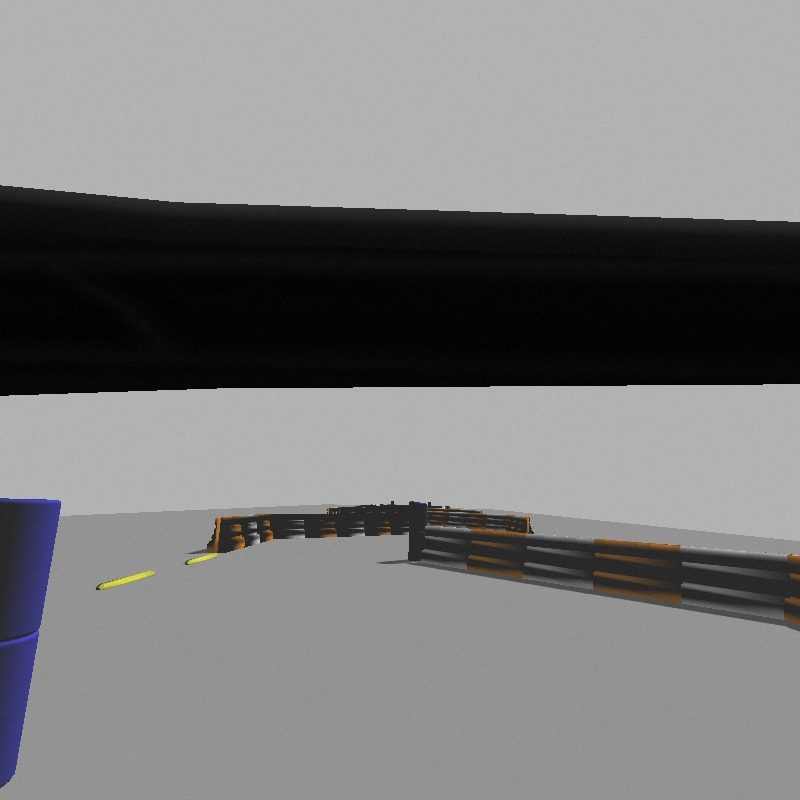
#> input picture Road/data/frame0000.jpg, 800 x 800 px; its folder holds only this picture in this run
$ python test.py   (Python 2 division)
#> lines starting #> are read from the running program, lines starting #| are printed output that depends on the picture; after the words box and inside, x2 and y2 are one past the last pixel; in counts of white or black regions, pixels touching at a corner belong together
# -*- coding: utf-8 -*-

import os
import numpy as np
import cv2

K_SIZE = 150
kernel = np.ones((K_SIZE, K_SIZE), np.uint8)
# kernel[K_SIZE / 2, :] = 1
# kernel[:, K_SIZE / 2] = 1

path = '../data/'

yield_walk = os.walk(path)
for files in yield_walk:
    files = files[2]

for img_name in files:
    print img_name + ': processing...'

    # img_name = 'frame0144.jpg'
    img = cv2.imread(path + img_name)
#> img is the input picture: shape (800, 800, 3); mean B, G, R 123.6, 123.2, 123.3

    # BGR, store blue plane firstly
    road_color = cv2.inRange(img, (130, 130, 130), (170, 170, 170))
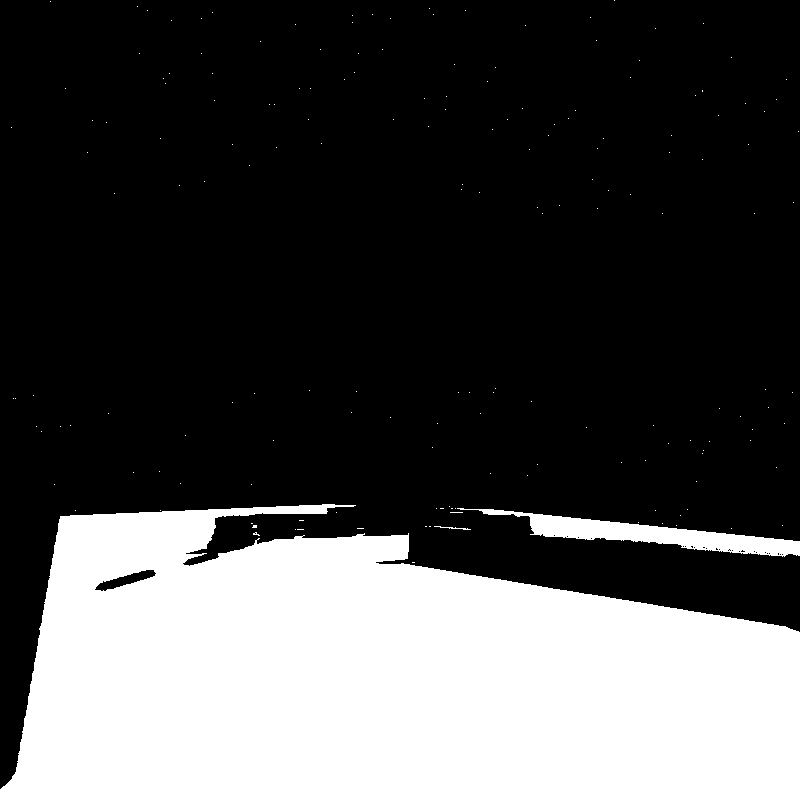
#> road_color: shape (800, 800); 29.2% white; 178 white regions (175 under 20 px), largest, box (x1, y1, x2, y2) and area: (0, 504, 800, 800) 181690, (457, 508, 800, 557) 5126, (434, 526, 471, 530) 46
    mark_color = cv2.inRange(img, (50, 130, 130), (90, 220, 220))
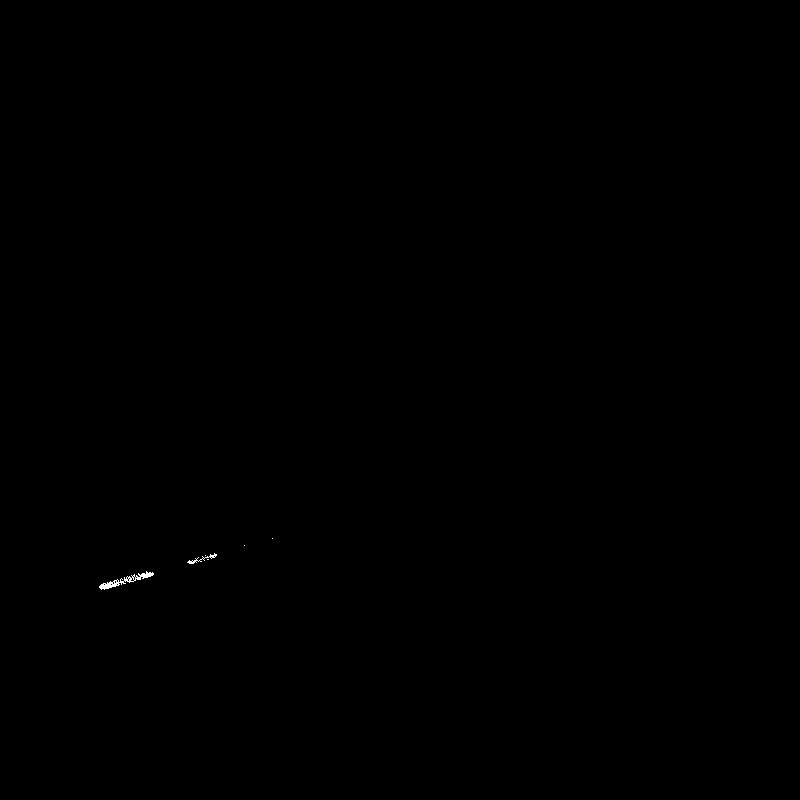
#> mark_color: shape (800, 800); 0.05% white in thin lines or dots, all inside (x1, y1, x2, y2) = (99, 538, 273, 590)

    # [10 lines of commented-out code are left out]
    edges = cv2.Canny(mark_color, 50, 150, apertureSize=3)
#> edges: shape (800, 800); 0.04% white in thin lines or dots, all inside (x1, y1, x2, y2) = (99, 537, 274, 590)
    lines = cv2.HoughLines(edges, 1, np.pi/180, 50)
#> lines = None
    # draw lines
    if lines is not None:
        for rho, theta in lines[0]:
            a = np.cos(theta)
            b = np.sin(theta)
            x0 = a * rho
            y0 = b * rho
            x1 = int(x0 + 1000 * (-b))
            y1 = int(y0 + 1000 * (a))
            x2 = int(x0 - 1000 * (-b))
            y2 = int(y0 - 1000 * (a))
            cv2.line(road_color, (x1, y1), (x2, y2), 0, 2)

    # flood fill
    h, w = img.shape[:2]
    mask = np.zeros((h+2, w+2), np.uint8)
    seed_pt = 500, 450
    cv2.floodFill(road_color, mask, seed_pt, 127)
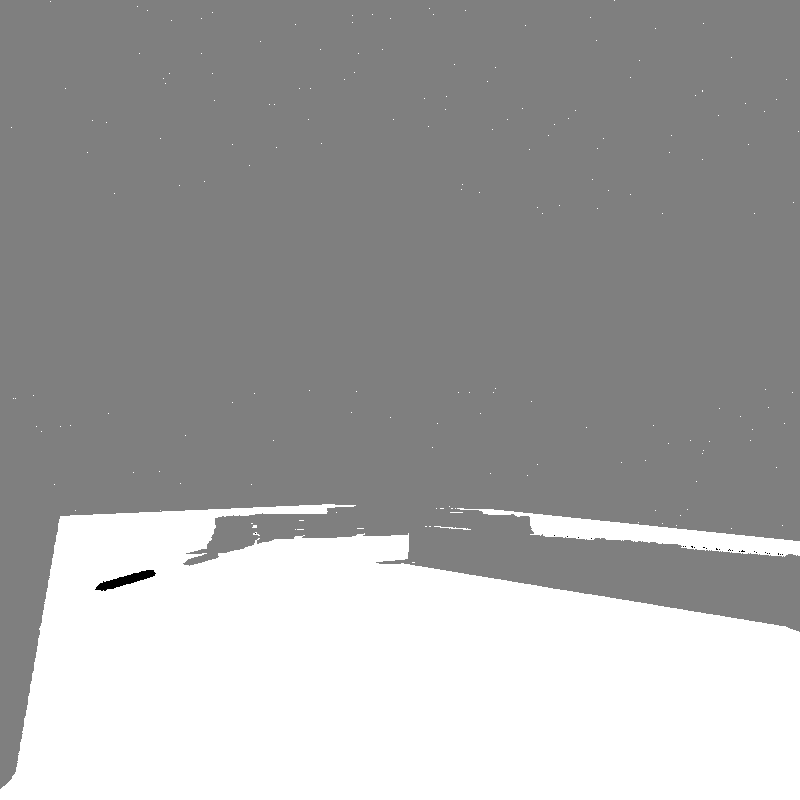
#> road_color: shape (800, 800); min 0, max 255, mean 164.3

    # road region
    road_region = np.where(road_color == 127, 255, 0).astype('uint8')
#> road_region: shape (800, 800); 70.7% white; 178 black regions (175 under 20 px), largest, box (x1, y1, x2, y2) and area: (0, 504, 800, 800) 182176, (457, 508, 800, 557) 5162, (434, 526, 471, 530) 46

    # road
    road = cv2.bitwise_and(img, img, mask=road_region)
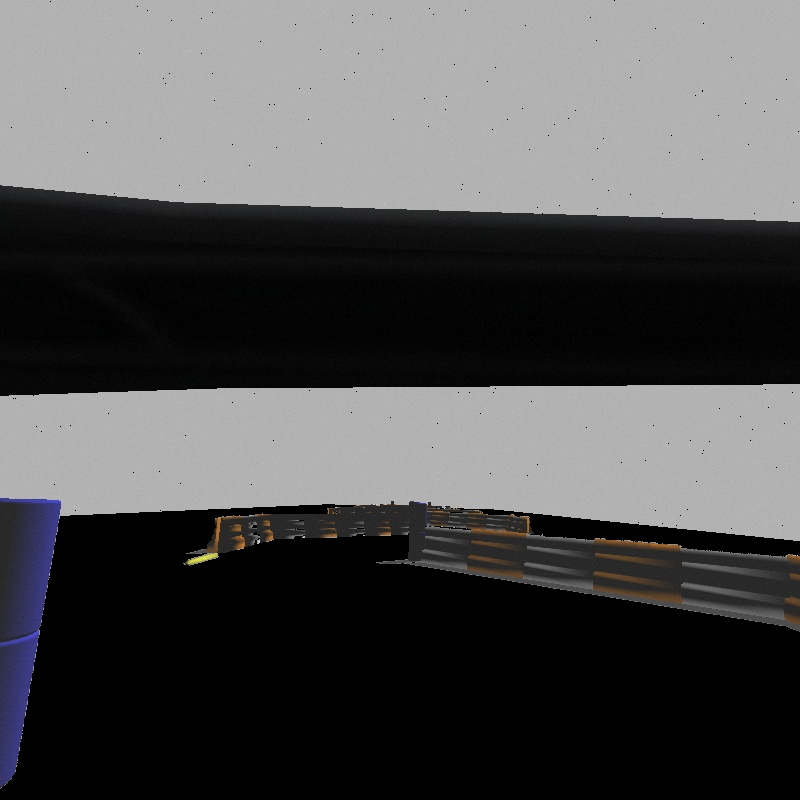
#> road: shape (800, 800, 3); mean B, G, R 80.6, 80, 80.2

    cv2.imshow('origin', img)
    cv2.imshow('road', road)

    cv2.waitKey(0)
    # break

$ run again, on Road/data/frame0004.jpg
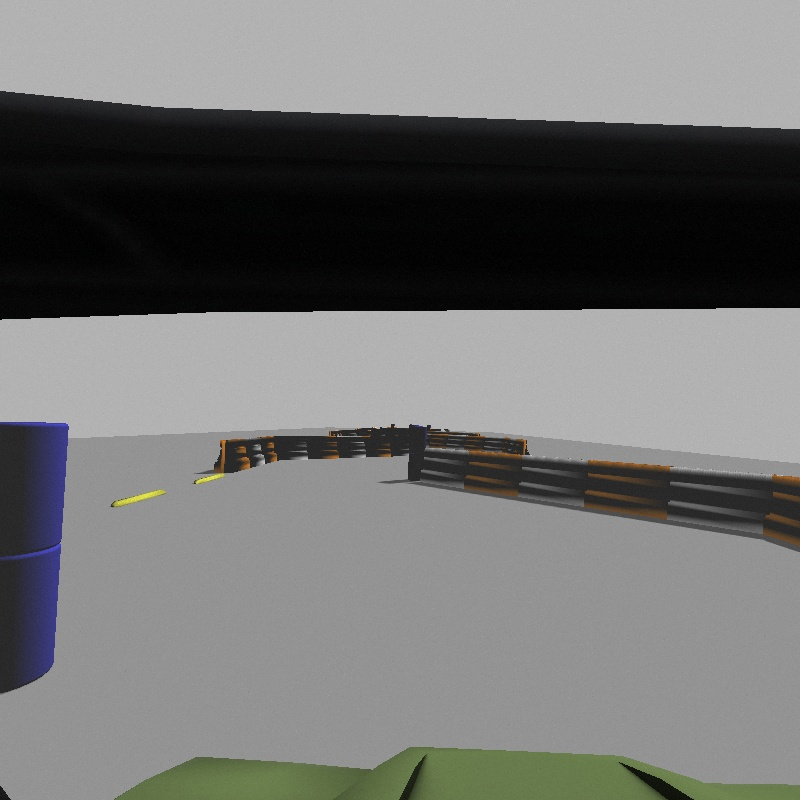
#> input picture Road/data/frame0004.jpg, 800 x 800 px
#> img is the input picture: shape (800, 800, 3); mean B, G, R 113.5, 114.8, 114.2
#> `road_color = cv2.inRange(img, (130, 130, 130), (170, 170, 170))`:
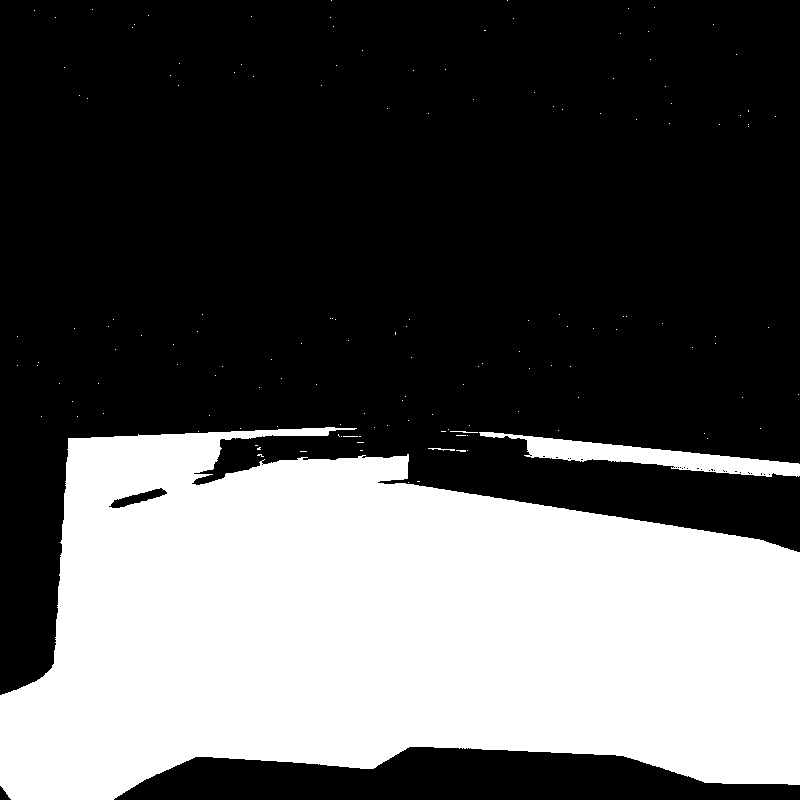
#> road_color: shape (800, 800); 34.5% white; 148 white regions (144 under 20 px), largest, box (x1, y1, x2, y2) and area: (0, 427, 800, 800) 215888, (479, 432, 800, 477) 4846, (428, 448, 455, 451) 38, (450, 431, 478, 433) 31
#> mark_color: shape (800, 800); 0.04% white in thin lines or dots, all inside (x1, y1, x2, y2) = (113, 473, 224, 507)
#> edges: shape (800, 800); 0.03% white in thin lines or dots, all inside (x1, y1, x2, y2) = (113, 472, 224, 507)
#> lines = None
#> road_region: shape (800, 800); 61.5% white; 148 black regions (144 under 20 px), largest, box (x1, y1, x2, y2) and area: (0, 427, 800, 800) 241037, (479, 432, 800, 477) 4884, (428, 448, 455, 451) 38, (450, 431, 478, 433) 31
#> `road = cv2.bitwise_and(img, img, mask=road_region)`:
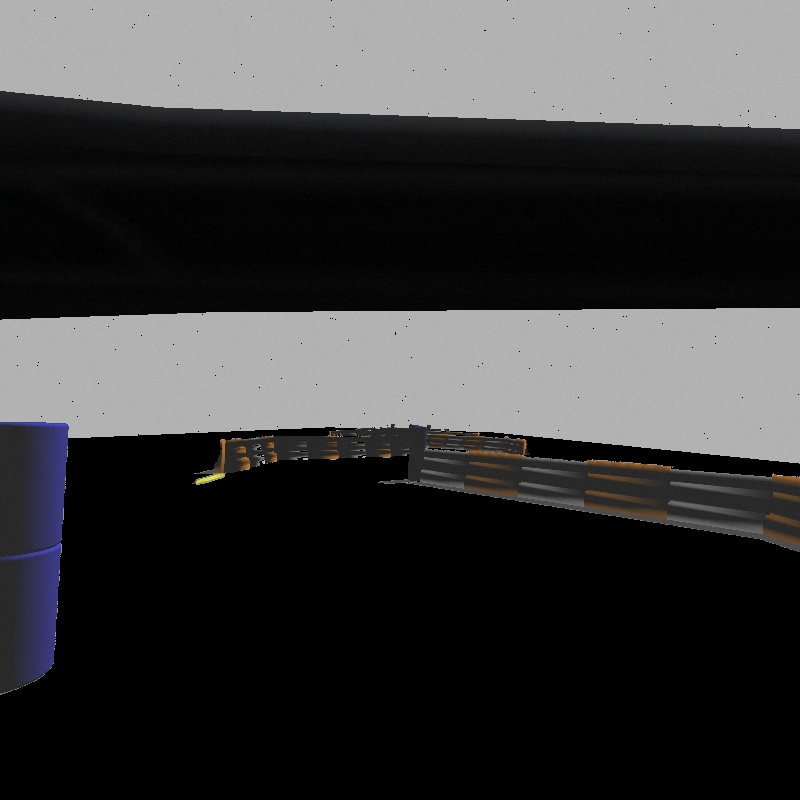
#> road: shape (800, 800, 3); mean B, G, R 59.9, 59.4, 59.6

$ run again, on Road/data/frame0005.jpg
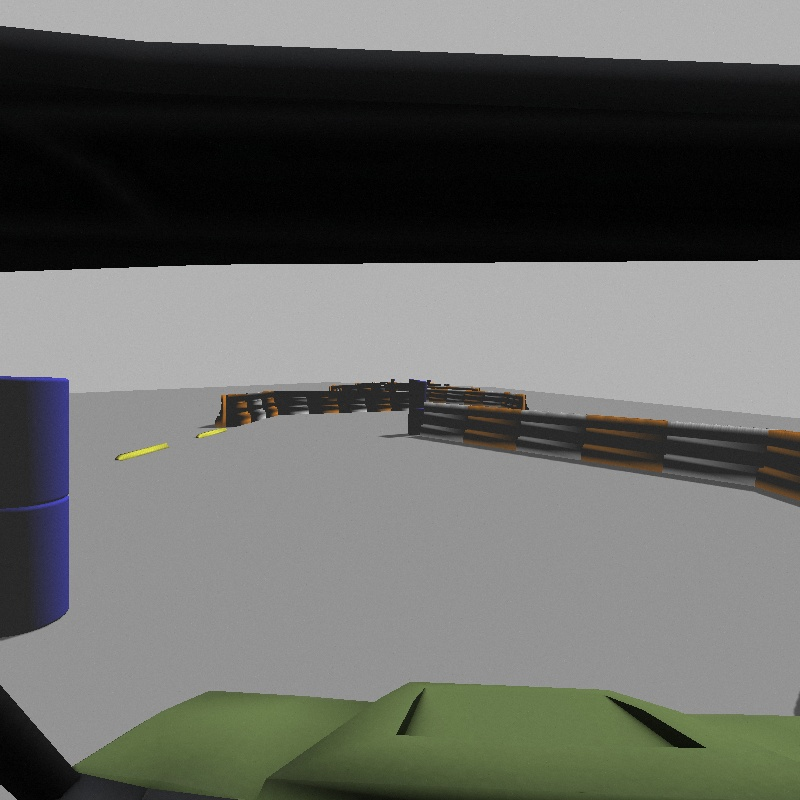
#> input picture Road/data/frame0005.jpg, 800 x 800 px
#> img is the input picture: shape (800, 800, 3); mean B, G, R 100.5, 104.5, 102.9
#> `road_color = cv2.inRange(img, (130, 130, 130), (170, 170, 170))`:
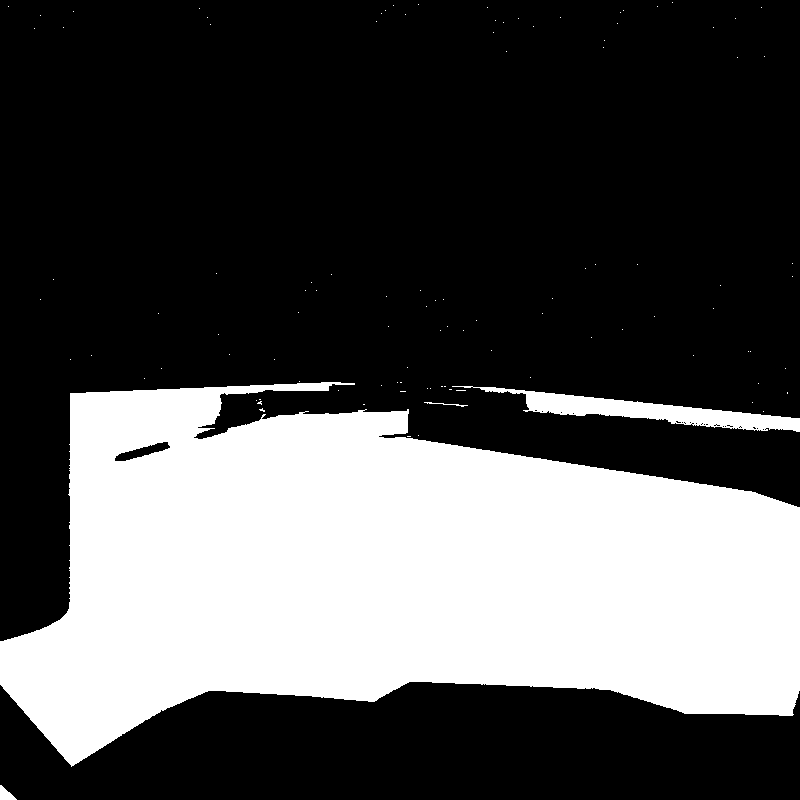
#> road_color: shape (800, 800); 31.9% white; 106 white regions (102 under 20 px), largest, box (x1, y1, x2, y2) and area: (0, 382, 800, 767) 198773, (452, 386, 800, 432) 4824, (0, 785, 17, 800) 143, (424, 402, 468, 407) 55
#> mark_color: shape (800, 800); 0.04% white in thin lines or dots, all inside (x1, y1, x2, y2) = (118, 413, 278, 460)
#> edges: shape (800, 800); 0.03% white in thin lines or dots, all inside (x1, y1, x2, y2) = (117, 412, 278, 460)
#> lines = None
#> road_region: shape (800, 800); 56.1% white; 105 black regions (102 under 20 px), largest, box (x1, y1, x2, y2) and area: (0, 382, 800, 800) 275985, (452, 386, 800, 432) 4871, (424, 402, 468, 407) 55
#> `road = cv2.bitwise_and(img, img, mask=road_region)`:
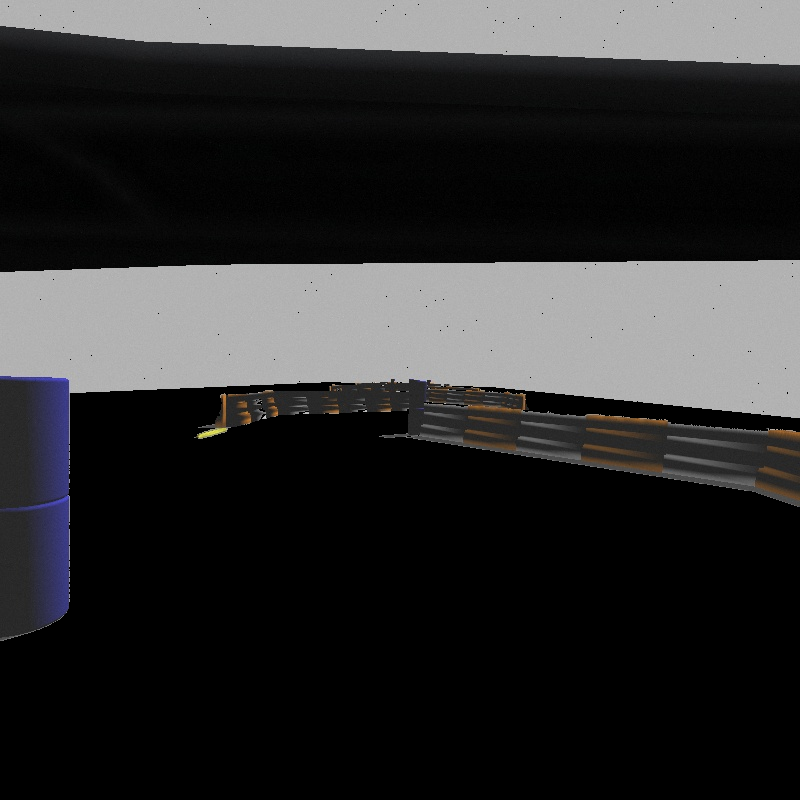
#> road: shape (800, 800, 3); mean B, G, R 46.4, 45.9, 46.1

$ run again, on Road/data/frame0006.jpg
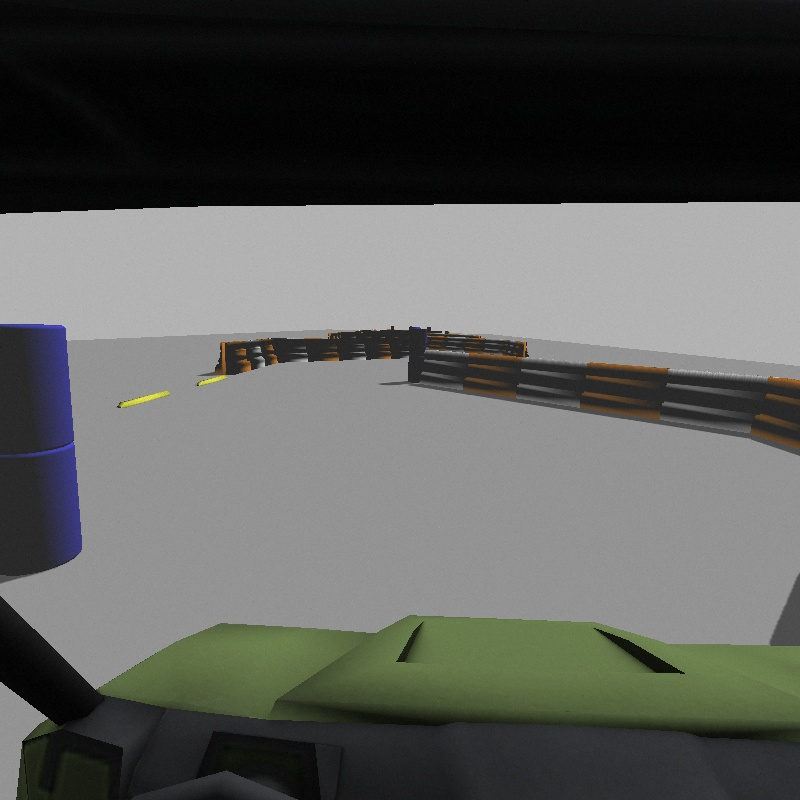
#> input picture Road/data/frame0006.jpg, 800 x 800 px
#> img is the input picture: shape (800, 800, 3); mean B, G, R 89.6, 93, 91.5
#> `road_color = cv2.inRange(img, (130, 130, 130), (170, 170, 170))`:
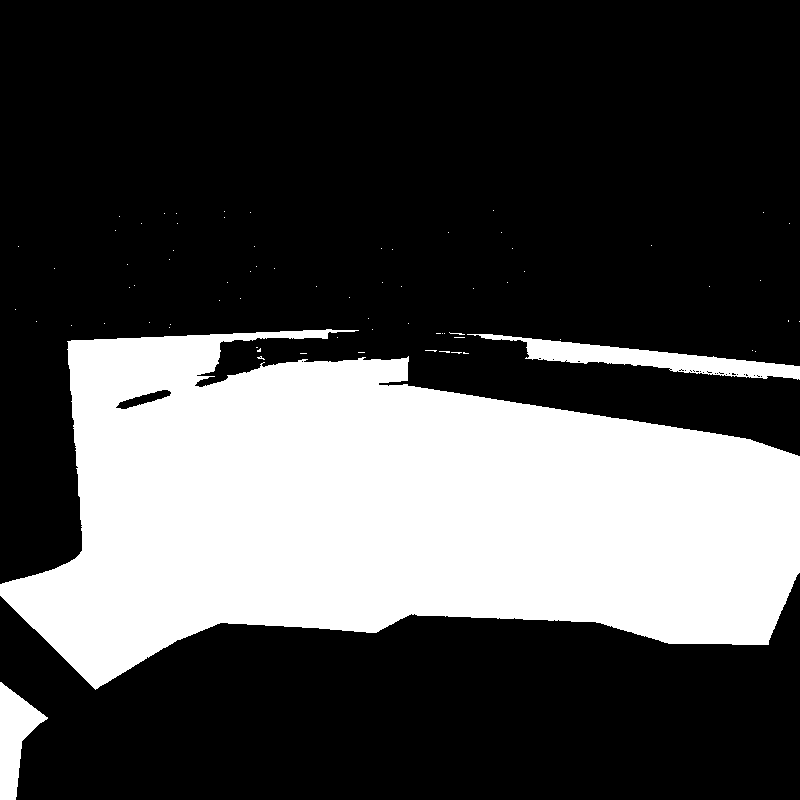
#> road_color: shape (800, 800); 29.8% white; 74 white regions (71 under 20 px), largest, box (x1, y1, x2, y2) and area: (0, 329, 800, 690) 182866, (467, 334, 800, 380) 4856, (0, 682, 48, 800) 2813
#> mark_color: shape (800, 800); 0.04% white in thin lines or dots, all inside (x1, y1, x2, y2) = (120, 368, 251, 408)
#> edges: shape (800, 800); 0.03% white in thin lines or dots, all inside (x1, y1, x2, y2) = (120, 367, 252, 408)
#> lines = None
#> road_region: shape (800, 800); 28.6% white; 1 white region, box (x1, y1, x2, y2) and area: (0, 329, 800, 690) 182864
#> `road = cv2.bitwise_and(img, img, mask=road_region)`:
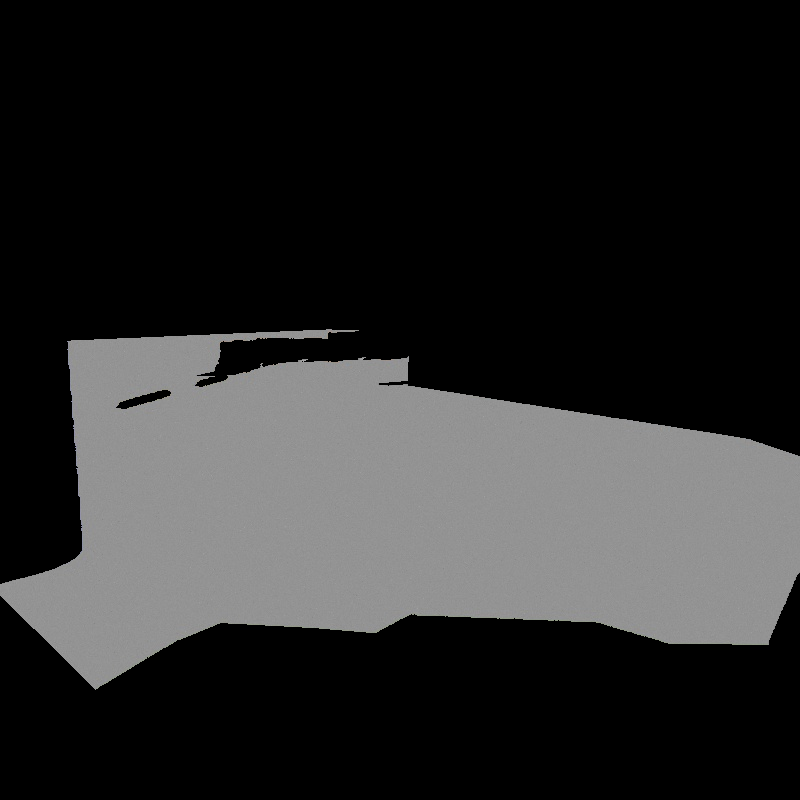
#> road: shape (800, 800, 3); mean B, G, R 42, 42, 42
